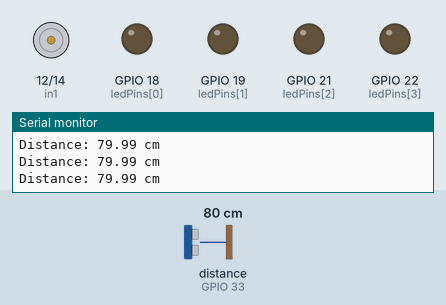
Bench run of a sketch on a simulated ESP32. Shown: motor-driver pin pairs drawn as motors (green arrow = first pin HIGH = forward, orange = second pin HIGH = backward, longer = more drive, scaled by the enable pin), output pins drawn as LEDs (lit = HIGH), the last lines printed to the serial monitor. Wiring (inferred from the names in the program): ultrasonic range finder: trigger GPIO 32; echo GPIO 33. Dashed ring = blinking. The inputs (shaded band) are chosen by the test bench; at power-on: distance to the obstacle (sensor on GPIO 33) 80 cm. The echo pulse lasts 58.3 µs per cm; pins used as bus, display or sensor lines are not drawn.

Above: at 1.2 s.
1.3 s: distance to the obstacle (sensor on GPIO 33) set to 4 cm
2.8 s: distance to the obstacle (sensor on GPIO 33) set to 2 cm
At 2.94 s:
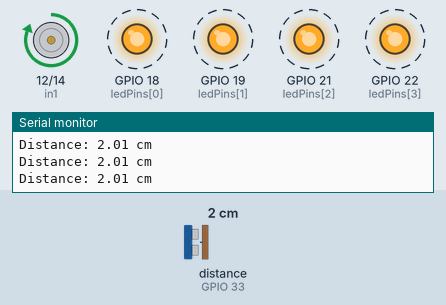
Timing chart, 0 to 9.3 s (numbered marks = the images above; inputs shaded):
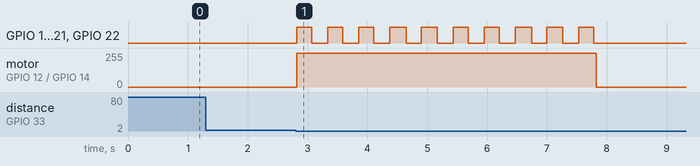

Measured:
- the behaviour switches between 3 and 2 cm on distance to the obstacle (sensor on GPIO 33) (found by bisection; images 0 and 1)
- after the input at 2.8 s, GPIO 18 (ledPins[0]), GPIO 19 (ledPins[1]), GPIO 21 (ledPins[2]), GPIO 22 (ledPins[3]): alternates HIGH for 0.25 s and LOW for 0.27 s, 20 changes in all, then stays LOW, starting at once; motor on GPIO 12 (in1) / GPIO 14 (in2): stopped → forward 255/255 at once, → stopped 5.0 s later

The sketch:

goalDetection.ino
```cpp
#define TRIG_PIN 32
#define ECHO_PIN 33

// Motor pins - tested and working
const int enA = 13;
const int in1 = 12;
const int in2 = 14;

// LED pins - replace with your actual wiring
const int ledPins[] = {18, 19, 21, 22};
const int NUM_LEDS = 4;

// Goal settings
const float GOAL_DISTANCE = 3.0;
const float RESET_DISTANCE = 5.0;

const unsigned long GOAL_DURATION = 5000;
const unsigned long FLASH_INTERVAL = 250;

// System state
bool goalActive = false;
bool waitingForReset = false;
bool ledsOn = false;

unsigned long goalStartTime = 0;
unsigned long lastFlashTime = 0;

void setLEDs(bool state) {
  for (int i = 0; i < NUM_LEDS; i++) {
    digitalWrite(ledPins[i], state ? HIGH : LOW);
  }
}

void motorOn() {
  digitalWrite(in1, HIGH);
  digitalWrite(in2, LOW);
  analogWrite(enA, 255);
}

void motorOff() {
  analogWrite(enA, 0);
  digitalWrite(in1, LOW);
  digitalWrite(in2, LOW);
}

float readDistance() {
  digitalWrite(TRIG_PIN, LOW);
  delayMicroseconds(2);

  digitalWrite(TRIG_PIN, HIGH);
  delayMicroseconds(10);
  digitalWrite(TRIG_PIN, LOW);

  unsigned long duration =
      pulseIn(ECHO_PIN, HIGH, 30000);

  if (duration == 0) {
    return -1;
  }

  return duration * 0.0343 / 2.0;
}

void setup() {
  Serial.begin(115200);

  pinMode(TRIG_PIN, OUTPUT);
  pinMode(ECHO_PIN, INPUT);

  pinMode(enA, OUTPUT);
  pinMode(in1, OUTPUT);
  pinMode(in2, OUTPUT);

  for (int i = 0; i < NUM_LEDS; i++) {
    pinMode(ledPins[i], OUTPUT);
  }

  motorOff();
  setLEDs(false);

  Serial.println("SOCCER GOAL SYSTEM READY!");
}

void loop() {
  unsigned long currentTime = millis();

  // Read distance
  float distance = readDistance();

  if (distance > 0) {
    Serial.print("Distance: ");
    Serial.print(distance);
    Serial.println(" cm");
  }

  // Detect goal
  if (!goalActive && !waitingForReset &&
      distance > 0 && distance <= GOAL_DISTANCE) {

    Serial.println("GOOOOOOOOOAL!");

    goalActive = true;
    goalStartTime = currentTime;
    lastFlashTime = currentTime;

    motorOn();

    ledsOn = true;
    setLEDs(true);
  }

  // Goal celebration
  if (goalActive) {

    // Stop after 5 seconds
    if (currentTime - goalStartTime >= GOAL_DURATION) {

      motorOff();
      setLEDs(false);

      ledsOn = false;
      goalActive = false;
      waitingForReset = true;

      Serial.println("Celebration finished!");
    }

    // Flash LEDs every 250 milliseconds
    else if (currentTime - lastFlashTime >= FLASH_INTERVAL) {

      ledsOn = !ledsOn;
      setLEDs(ledsOn);

      lastFlashTime = currentTime;
    }
  }

  // Reset after ball leaves
  if (waitingForReset &&
      distance > RESET_DISTANCE) {

    waitingForReset = false;
    Serial.println("RESET - READY FOR NEXT GOAL!");
  }

  delay(20);
}
```
